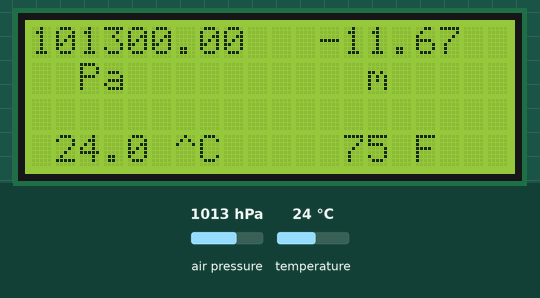
This sketch was run on a simulated Arduino Uno, built with avr-gcc and run on an emulated ATmega328P. Shown: 20×4 character LCD. The test bench sets the inputs (shaded band); at power-on: air pressure 1013 hPa, temperature 24 °C. What the sketch prints to the serial monitor is not drawn.

Above: at 1.2 s.
1.3 s: air pressure set to 952 hPa
At 2.5 s:
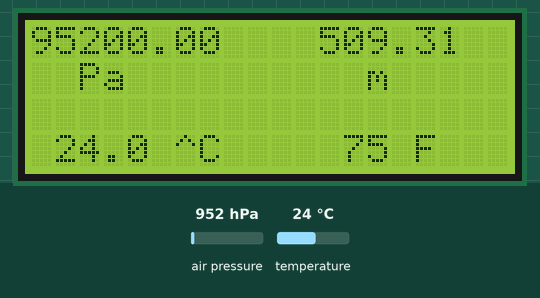
3.7 s: temperature set to 12 °C
At 5.3 s:
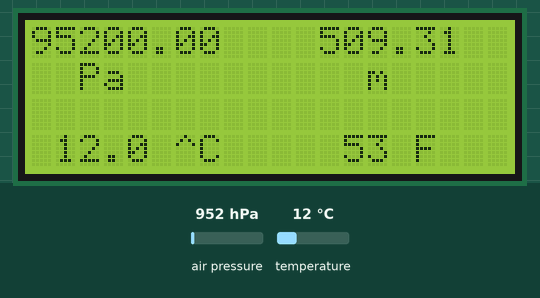
5.7 s: air pressure set to 975 hPa
At 6.9 s:
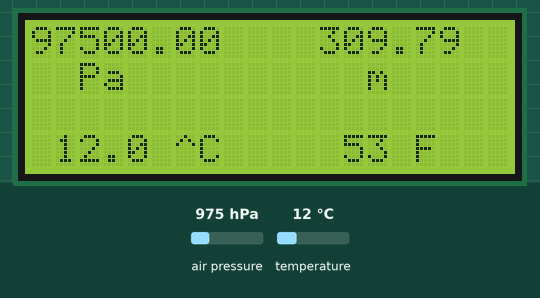
7.8 s: temperature set to 19 °C
At 9.7 s:
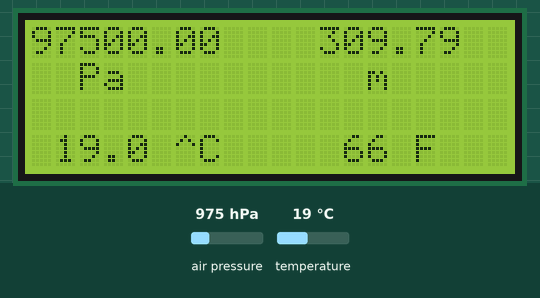
Timing chart, 0 to 11.2 s (numbered marks = the images above; inputs shaded):
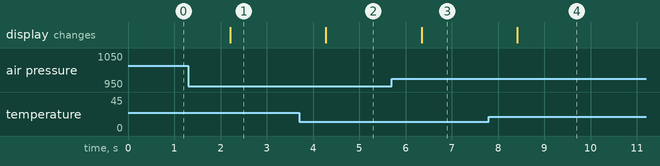

The sketch:

BMP280_with_LCD-Temperature-Pressure-Altitude-Monitor_01.ino
```cpp
  #include <SPI.h>
  #include <Adafruit_Sensor.h>
  #include <Adafruit_BMP280.h>
  #include "Wire.h"
  #include "LCD.h"
  #include "LiquidCrystal_I2C.h"
  int i;

  LiquidCrystal_I2C lcd(0x27, 2, 1, 0, 4, 5, 6, 7);
  #define BMP_SCK 13
  #define BMP_MISO 12
  #define BMP_MOSI 11
  #define BMP_CS 10
  Adafruit_BMP280 bme;


  void setup()
  {

    lcd.begin (20, 4);
    lcd.setBacklightPin(3, POSITIVE);
    lcd.setBacklight(HIGH);
    Serial.begin(9600);
    Serial.println(F("BMP280 test"));
    if (!bme.begin()) {
      Serial.println("Could not find a valid BMP280 sensor, check wiring!");
      while (1);
    }
  }
  void loop()
  {
    Serial.print("Temperature = ");
    Serial.print(bme.readTemperature());
    Serial.println(" *C");
    Serial.print("Pressure = ");
    Serial.print(bme.readPressure());
    Serial.println(" Pa");
    Serial.print("Approx altitude = ");
    Serial.print(bme.readAltitude(1010.00));
    Serial.println(" m");
    Serial.println();
    lcd.clear();

    lcd.setCursor(0, 0);
    lcd.print(bme.readPressure());

    lcd.setCursor(12, 0);
    lcd.print(bme.readAltitude(1011.60));

    lcd.setCursor(0, 1);
    lcd.print("  Pa          m");

    lcd.setCursor(1, 3 );
    lcd.print(bme.readTemperature());

    lcd.setCursor(5, 3);
    lcd.print(" ^C");

    lcd.setCursor(13, 3 );
    i = (bme.readTemperature() * 9 / 5 + 32);
    lcd.print(i);
    lcd.setCursor(15, 3);
    lcd.print(" F");
    delay(2000);
  }
```

Measured:
- after the input at 1.3 s, the display: changes after 0.91 s (image 1)
- after the input at 3.7 s, the display: changes after 0.58 s (image 2)
- after the input at 5.7 s, the display: changes after 0.65 s (image 3)
- after the input at 7.8 s, the display: changes after 0.61 s (image 4)
